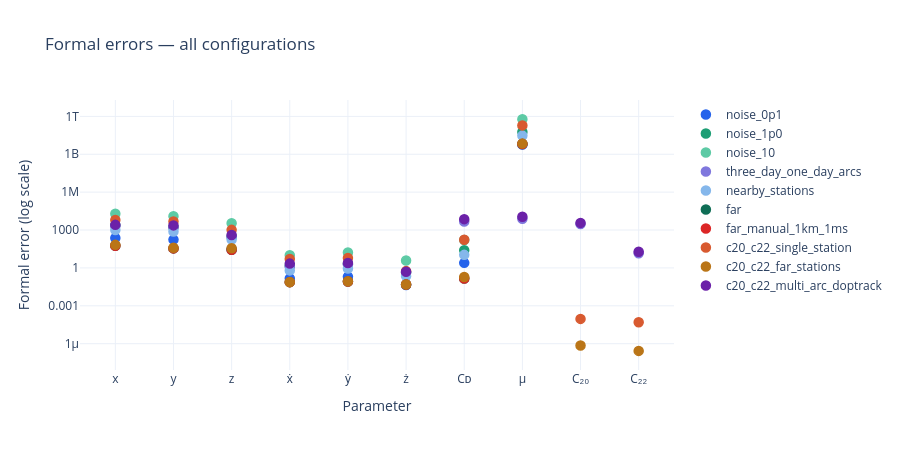
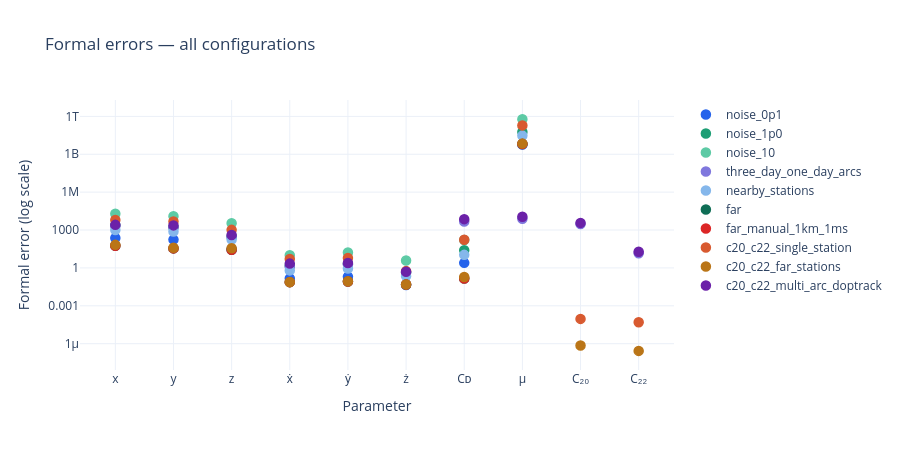

Notebook source saved alongside these figures, in order:
### Code cell
plot_formal()

### Figure 1 — Plotly figure (JSON) as saved in the notebook; plotly's stock layout.template omitted (floating-point values rounded to 4 significant figures)
{"data": [{"hovertemplate": "<b>%{x}</b>: %{y:.3e}<extra>noise_0p1</extra>", "marker": {"color": "#2563EB", "line": {"color": "#2563EB", "width": 1.5}, "size": 9, "symbol": "circle"}, "mode": "markers", "name": "noise_0p1", "x": ["x", "y", "z", "ẋ", "ẏ", "ż", "Cᴅ", "μ"], "y": [236.3, 175.2, 30.49, 0.1489, 0.2044, 0.04405, 2.52, 5913000000.0], "type": "scatter"}, {"hovertemplate": "<b>%{x}</b>: %{y:.3e}<extra>noise_1p0</extra>", "marker": {"color": "#1D9E75", "line": {"color": "#1D9E75", "width": 1.5}, "size": 9, "symbol": "circle"}, "mode": "markers", "name": "noise_1p0", "x": ["x", "y", "z", "ẋ", "ẏ", "ż", "Cᴅ", "μ"], "y": [2373.0, 1764.0, 305.0, 1.501, 2.054, 0.4421, 25.38, 59110000000.0], "type": "scatter"}, {"hovertemplate": "<b>%{x}</b>: %{y:.3e}<extra>noise_10</extra>", "marker": {"color": "#5DCAA5", "line": {"color": "#5DCAA5", "width": 1.5}, "size": 9, "symbol": "circle"}, "mode": "markers", "name": "noise_10", "x": ["x", "y", "z", "ẋ", "ẏ", "ż", "Cᴅ", "μ"], "y": [19690.0, 12620.0, 3399.0, 10.16, 16.46, 3.809, 162.4, 607000000000.0], "type": "scatter"}, {"hovertemplate": "<b>%{x}</b>: %{y:.3e}<extra>three_day_one_day_arcs</extra>", "marker": {"color": "#7F77DD", "line": {"color": "#7F77DD", "width": 1.5}, "size": 9, "symbol": "circle"}, "mode": "markers", "name": "three_day_one_day_arcs", "x": ["x", "y", "z", "ẋ", "ẏ", "ż", "Cᴅ", "μ", "C₂₀", "C₂₂"], "y": [2047.0, 1561.0, 286.2, 1.315, 1.844, 0.438, 4680.0, 7900.0, 2949.0, 14.54, 12.68, 3.289, 5983.0, 7156.0, 1465.0, 3.946, 4.458, 1.461, 22.03, 46520000000.0], "type": "scatter"}, {"hovertemplate": "<b>%{x}</b>: %{y:.3e}<extra>nearby_stations</extra>", "marker": {"color": "#85B7EB", "line": {"color": "#85B7EB", "width": 1.5}, "size": 9, "symbol": "circle"}, "mode": "markers", "name": "nearby_stations", "x": ["x", "y", "z", "ẋ", "ẏ", "ż", "Cᴅ", "μ"], "y": [1019.0, 757.5, 175.2, 0.635, 0.8861, 0.2229, 10.85, 30140000000.0], "type": "scatter"}, {"hovertemplate": "<b>%{x}</b>: %{y:.3e}<extra>far</extra>", "marker": {"color": "#0F6E56", "line": {"color": "#0F6E56", "width": 1.5}, "size": 9, "symbol": "circle"}, "mode": "markers", "name": "far", "x": ["x", "y", "z", "ẋ", "ẏ", "ż", "Cᴅ", "μ"], "y": [56.32, 35.22, 26.85, 0.0746, 0.0838, 0.04843, 0.144, 6485000000.0], "type": "scatter"}, {"hovertemplate": "<b>%{x}</b>: %{y:.3e}<extra>far_manual_1km_1ms</extra>", "marker": {"color": "#DC2626", "line": {"color": "#DC2626", "width": 1.5}, "size": 9, "symbol": "circle"}, "mode": "markers", "name": "far_manual_1km_1ms", "x": ["x", "y", "z", "ẋ", "ẏ", "ż", "Cᴅ", "μ"], "y": [56.32, 35.22, 26.85, 0.07461, 0.08381, 0.04843, 0.144, 6486000000.0], "type": "scatter"}, {"hovertemplate": "<b>%{x}</b>: %{y:.3e}<extra>c20_c22_single_station</extra>", "marker": {"color": "#D85A30", "line": {"color": "#D85A30", "width": 1.5}, "size": 9, "symbol": "circle"}, "mode": "markers", "name": "c20_c22_single_station", "x": ["x", "y", "z", "ẋ", "ẏ", "ż", "Cᴅ", "μ", "C₂₀", "C₂₂"], "y": [6347.0, 4823.0, 1030.0, 5.067, 6.036, 0.5585, 171.1, 193000000000.0, 9.198e-05, 4.965e-05], "type": "scatter"}, {"hovertemplate": "<b>%{x}</b>: %{y:.3e}<extra>c20_c22_far_stations</extra>", "marker": {"color": "#BA7517", "line": {"color": "#BA7517", "width": 1.5}, "size": 9, "symbol": "circle"}, "mode": "markers", "name": "c20_c22_far_stations", "x": ["x", "y", "z", "ẋ", "ẏ", "ż", "Cᴅ", "μ", "C₂₀", "C₂₂"], "y": [67.2, 39.7, 36.22, 0.07737, 0.08751, 0.04889, 0.1935, 7004000000.0, 7.242e-07, 2.693e-07], "type": "scatter"}, {"hovertemplate": "<b>%{x}</b>: %{y:.3e}<extra>c20_c22_multi_arc_doptrack</extra>", "marker": {"color": "#6B21A8", "line": {"color": "#6B21A8", "width": 1.5}, "size": 9, "symbol": "circle"}, "mode": "markers", "name": "c20_c22_multi_arc_doptrack", "x": ["x", "y", "z", "ẋ", "ẏ", "ż", "Cᴅ", "μ", "C₂₀", "C₂₂"], "y": [2568.0, 2330.0, 410.6, 2.19, 2.47, 0.494, 7292.0, 11330.0, 3672.0, 18.86, 16.41, 4.157, 11040.0, 15130.0, 3422.0, 7.194, 5.468, 2.85, 79.22, 63860000000.0, 5.265e-05, 1.881e-05], "type": "scatter"}], "layout": {"yaxis": {"type": "log", "title": {"text": "Formal error (log scale)"}}, "title": {"text": "Formal errors — all configurations"}, "xaxis": {"title": {"text": "Parameter"}}, "height": 450, "hovermode": "closest"}}

### Figure 2 — Plotly figure (JSON) as saved in the notebook; plotly's stock layout.template omitted (floating-point values rounded to 4 significant figures)
{"data": [{"hovertemplate": "<b>%{x}</b>: %{y:.3e}<extra>noise_0p1</extra>", "marker": {"color": "#2563EB", "line": {"color": "#2563EB", "width": 1.5}, "size": 9, "symbol": "circle"}, "mode": "markers", "name": "noise_0p1", "x": ["x", "y", "z", "ẋ", "ẏ", "ż", "Cᴅ", "μ"], "y": [236.3, 175.2, 30.49, 0.1489, 0.2044, 0.04405, 2.52, 5913000000.0], "type": "scatter"}, {"hovertemplate": "<b>%{x}</b>: %{y:.3e}<extra>noise_1p0</extra>", "marker": {"color": "#1D9E75", "line": {"color": "#1D9E75", "width": 1.5}, "size": 9, "symbol": "circle"}, "mode": "markers", "name": "noise_1p0", "x": ["x", "y", "z", "ẋ", "ẏ", "ż", "Cᴅ", "μ"], "y": [2373.0, 1764.0, 305.0, 1.501, 2.054, 0.4421, 25.38, 59110000000.0], "type": "scatter"}, {"hovertemplate": "<b>%{x}</b>: %{y:.3e}<extra>noise_10</extra>", "marker": {"color": "#5DCAA5", "line": {"color": "#5DCAA5", "width": 1.5}, "size": 9, "symbol": "circle"}, "mode": "markers", "name": "noise_10", "x": ["x", "y", "z", "ẋ", "ẏ", "ż", "Cᴅ", "μ"], "y": [19690.0, 12620.0, 3399.0, 10.16, 16.46, 3.809, 162.4, 607000000000.0], "type": "scatter"}, {"hovertemplate": "<b>%{x}</b>: %{y:.3e}<extra>three_day_one_day_arcs</extra>", "marker": {"color": "#7F77DD", "line": {"color": "#7F77DD", "width": 1.5}, "size": 9, "symbol": "circle"}, "mode": "markers", "name": "three_day_one_day_arcs", "x": ["x", "y", "z", "ẋ", "ẏ", "ż", "Cᴅ", "μ", "C₂₀", "C₂₂"], "y": [2047.0, 1561.0, 286.2, 1.315, 1.844, 0.438, 4680.0, 7900.0, 2949.0, 14.54, 12.68, 3.289, 5983.0, 7156.0, 1465.0, 3.946, 4.458, 1.461, 22.03, 46520000000.0], "type": "scatter"}, {"hovertemplate": "<b>%{x}</b>: %{y:.3e}<extra>nearby_stations</extra>", "marker": {"color": "#85B7EB", "line": {"color": "#85B7EB", "width": 1.5}, "size": 9, "symbol": "circle"}, "mode": "markers", "name": "nearby_stations", "x": ["x", "y", "z", "ẋ", "ẏ", "ż", "Cᴅ", "μ"], "y": [1019.0, 757.5, 175.2, 0.635, 0.8861, 0.2229, 10.85, 30140000000.0], "type": "scatter"}, {"hovertemplate": "<b>%{x}</b>: %{y:.3e}<extra>far</extra>", "marker": {"color": "#0F6E56", "line": {"color": "#0F6E56", "width": 1.5}, "size": 9, "symbol": "circle"}, "mode": "markers", "name": "far", "x": ["x", "y", "z", "ẋ", "ẏ", "ż", "Cᴅ", "μ"], "y": [56.32, 35.22, 26.85, 0.0746, 0.0838, 0.04843, 0.144, 6485000000.0], "type": "scatter"}, {"hovertemplate": "<b>%{x}</b>: %{y:.3e}<extra>far_manual_1km_1ms</extra>", "marker": {"color": "#DC2626", "line": {"color": "#DC2626", "width": 1.5}, "size": 9, "symbol": "circle"}, "mode": "markers", "name": "far_manual_1km_1ms", "x": ["x", "y", "z", "ẋ", "ẏ", "ż", "Cᴅ", "μ"], "y": [56.32, 35.22, 26.85, 0.07461, 0.08381, 0.04843, 0.144, 6486000000.0], "type": "scatter"}, {"hovertemplate": "<b>%{x}</b>: %{y:.3e}<extra>c20_c22_single_station</extra>", "marker": {"color": "#D85A30", "line": {"color": "#D85A30", "width": 1.5}, "size": 9, "symbol": "circle"}, "mode": "markers", "name": "c20_c22_single_station", "x": ["x", "y", "z", "ẋ", "ẏ", "ż", "Cᴅ", "μ", "C₂₀", "C₂₂"], "y": [6347.0, 4823.0, 1030.0, 5.067, 6.036, 0.5585, 171.1, 193000000000.0, 9.198e-05, 4.965e-05], "type": "scatter"}, {"hovertemplate": "<b>%{x}</b>: %{y:.3e}<extra>c20_c22_far_stations</extra>", "marker": {"color": "#BA7517", "line": {"color": "#BA7517", "width": 1.5}, "size": 9, "symbol": "circle"}, "mode": "markers", "name": "c20_c22_far_stations", "x": ["x", "y", "z", "ẋ", "ẏ", "ż", "Cᴅ", "μ", "C₂₀", "C₂₂"], "y": [67.2, 39.7, 36.22, 0.07737, 0.08751, 0.04889, 0.1935, 7004000000.0, 7.242e-07, 2.693e-07], "type": "scatter"}, {"hovertemplate": "<b>%{x}</b>: %{y:.3e}<extra>c20_c22_multi_arc_doptrack</extra>", "marker": {"color": "#6B21A8", "line": {"color": "#6B21A8", "width": 1.5}, "size": 9, "symbol": "circle"}, "mode": "markers", "name": "c20_c22_multi_arc_doptrack", "x": ["x", "y", "z", "ẋ", "ẏ", "ż", "Cᴅ", "μ", "C₂₀", "C₂₂"], "y": [2568.0, 2330.0, 410.6, 2.19, 2.47, 0.494, 7292.0, 11330.0, 3672.0, 18.86, 16.41, 4.157, 11040.0, 15130.0, 3422.0, 7.194, 5.468, 2.85, 79.22, 63860000000.0, 5.265e-05, 1.881e-05], "type": "scatter"}], "layout": {"yaxis": {"type": "log", "title": {"text": "Formal error (log scale)"}}, "title": {"text": "Formal errors — all configurations"}, "xaxis": {"title": {"text": "Parameter"}}, "height": 450, "hovermode": "closest"}}
